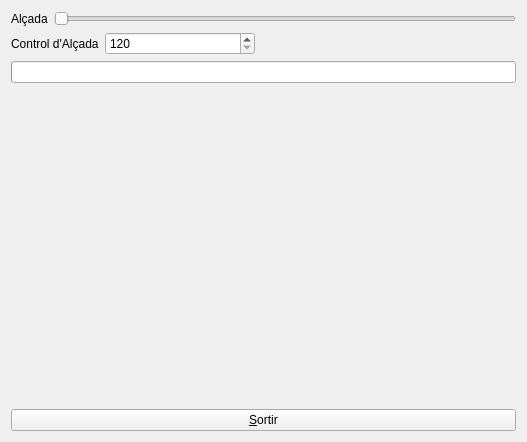
<?xml version="1.0" encoding="UTF-8"?>
<ui version="4.0">
 <class>MyForm</class>
 <widget class="QWidget" name="MyForm">
  <property name="geometry">
   <rect>
    <x>0</x>
    <y>0</y>
    <width>527</width>
    <height>442</height>
   </rect>
  </property>
  <property name="windowTitle">
   <string>Form</string>
  </property>
  <layout class="QVBoxLayout" name="verticalLayout_2">
   <item>
    <layout class="QHBoxLayout" name="horizontalLayout">
     <item>
      <widget class="QLabel" name="label">
       <property name="text">
        <string>Alçada</string>
       </property>
      </widget>
     </item>
     <item>
      <widget class="QSlider" name="horizontalSlider">
       <property name="minimum">
        <number>120</number>
       </property>
       <property name="maximum">
        <number>240</number>
       </property>
       <property name="orientation">
        <enum>Qt::Horizontal</enum>
       </property>
      </widget>
     </item>
    </layout>
   </item>
   <item>
    <layout class="QHBoxLayout" name="horizontalLayout_2">
     <item>
      <widget class="QLabel" name="label_2">
       <property name="text">
        <string>Control d'Alçada</string>
       </property>
      </widget>
     </item>
     <item>
      <widget class="QSpinBox" name="spinBox">
       <property name="sizePolicy">
        <sizepolicy hsizetype="Fixed" vsizetype="Fixed">
         <horstretch>0</horstretch>
         <verstretch>0</verstretch>
        </sizepolicy>
       </property>
       <property name="minimumSize">
        <size>
         <width>150</width>
         <height>0</height>
        </size>
       </property>
       <property name="minimum">
        <number>120</number>
       </property>
       <property name="maximum">
        <number>240</number>
       </property>
      </widget>
     </item>
     <item>
      <spacer name="horizontalSpacer_2">
       <property name="orientation">
        <enum>Qt::Horizontal</enum>
       </property>
       <property name="sizeHint" stdset="0">
        <size>
         <width>40</width>
         <height>20</height>
        </size>
       </property>
      </spacer>
     </item>
    </layout>
   </item>
   <item>
    <widget class="QProgressBar" name="progressBar">
     <property name="minimum">
      <number>120</number>
     </property>
     <property name="maximum">
      <number>240</number>
     </property>
     <property name="value">
      <number>119</number>
     </property>
    </widget>
   </item>
   <item>
    <layout class="QVBoxLayout" name="verticalLayout">
     <item>
      <spacer name="verticalSpacer">
       <property name="orientation">
        <enum>Qt::Vertical</enum>
       </property>
       <property name="sizeType">
        <enum>QSizePolicy::Expanding</enum>
       </property>
       <property name="sizeHint" stdset="0">
        <size>
         <width>20</width>
         <height>20</height>
        </size>
       </property>
      </spacer>
     </item>
     <item>
      <layout class="QHBoxLayout" name="horizontalLayout_3">
       <item>
        <widget class="QPushButton" name="pushButton">
         <property name="text">
          <string>&amp;Sortir</string>
         </property>
        </widget>
       </item>
      </layout>
     </item>
    </layout>
   </item>
  </layout>
 </widget>
 <resources/>
 <connections>
  <connection>
   <sender>horizontalSlider</sender>
   <signal>valueChanged(int)</signal>
   <receiver>spinBox</receiver>
   <slot>setValue(int)</slot>
   <hints>
    <hint type="sourcelabel">
     <x>196</x>
     <y>65</y>
    </hint>
    <hint type="destinationlabel">
     <x>198</x>
     <y>106</y>
    </hint>
   </hints>
  </connection>
  <connection>
   <sender>spinBox</sender>
   <signal>valueChanged(int)</signal>
   <receiver>horizontalSlider</receiver>
   <slot>setValue(int)</slot>
   <hints>
    <hint type="sourcelabel">
     <x>180</x>
     <y>105</y>
    </hint>
    <hint type="destinationlabel">
     <x>240</x>
     <y>68</y>
    </hint>
   </hints>
  </connection>
  <connection>
   <sender>horizontalSlider</sender>
   <signal>valueChanged(int)</signal>
   <receiver>progressBar</receiver>
   <slot>setValue(int)</slot>
   <hints>
    <hint type="sourcelabel">
     <x>285</x>
     <y>62</y>
    </hint>
    <hint type="destinationlabel">
     <x>297</x>
     <y>149</y>
    </hint>
   </hints>
  </connection>
  <connection>
   <sender>spinBox</sender>
   <signal>valueChanged(int)</signal>
   <receiver>progressBar</receiver>
   <slot>setValue(int)</slot>
   <hints>
    <hint type="sourcelabel">
     <x>193</x>
     <y>99</y>
    </hint>
    <hint type="destinationlabel">
     <x>269</x>
     <y>151</y>
    </hint>
   </hints>
  </connection>
  <connection>
   <sender>pushButton</sender>
   <signal>clicked()</signal>
   <receiver>MyForm</receiver>
   <slot>close()</slot>
   <hints>
    <hint type="sourcelabel">
     <x>506</x>
     <y>411</y>
    </hint>
    <hint type="destinationlabel">
     <x>417</x>
     <y>248</y>
    </hint>
   </hints>
  </connection>
 </connections>
</ui>
